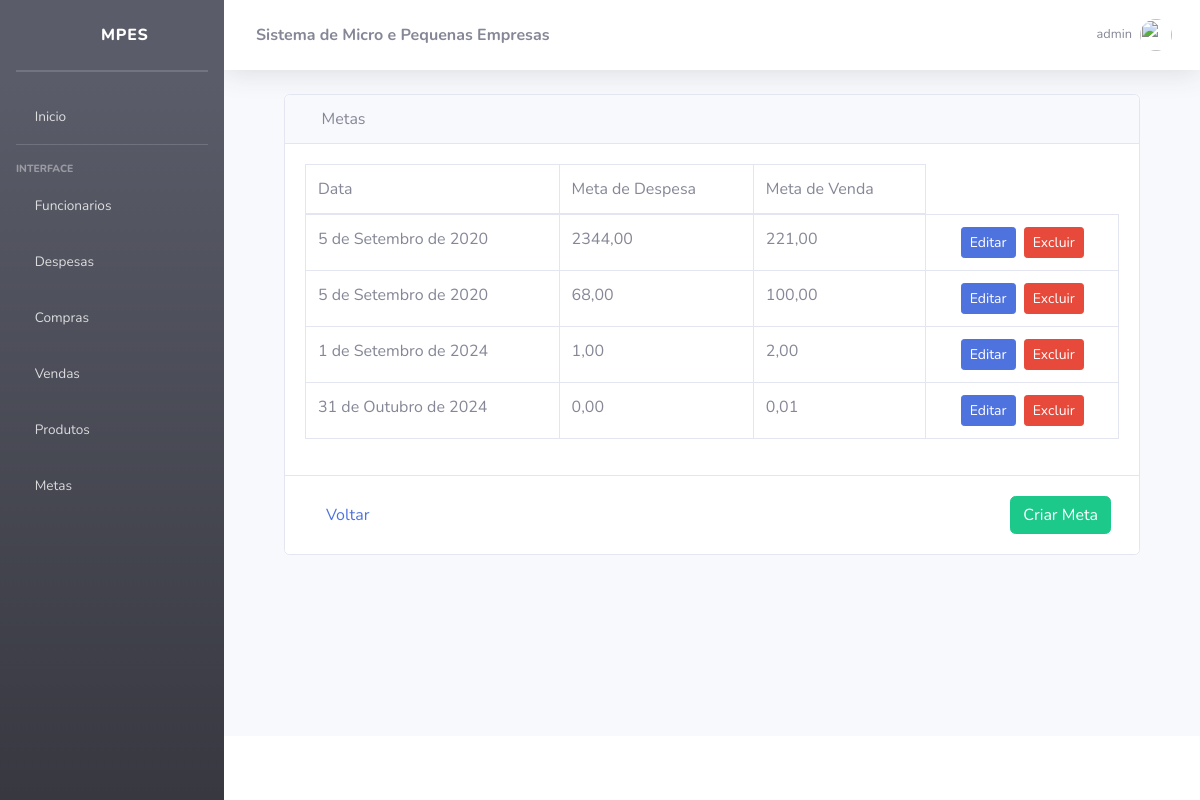
The app's page /meta/ (signed in) with its own data.
### metaLucro/models.py (models this page shows)
class Meta(models.Model):
    usuario = models.ForeignKey(User, on_delete=models.CASCADE)
    data = models.DateField()
    despesa = models.DecimalField(max_digits=15, decimal_places=2)  # Campo para o valor de despesas
    venda = models.DecimalField(max_digits=15, decimal_places=2)  # Campo para o valor de vendas

### metaLucro/views.py (the view)
# urls.py: path("", views.listartudo, name="listarCompra"),
@login_required
def listartudo(request):
    create_groups()
    user = request.user.username
    meta = Meta.objects.all()
    return render(request, "MetaLucro/listartudo.html", {'meta': meta, 'user':user })

### MPEs/utils.py (called while the page is built)
def create_groups():
    if not Group.objects.exists():
        groupAdmin = Group(name='vendedor')
        groupAdmin.save()
        groupAdmin = Group(name='caixa')
        groupAdmin.save()
        groupAdmin = Group(name='administrador')
        groupAdmin.save()

### templates/metaLucro/listartudo.html
{% extends 'base.html' %}
{% block content %}
  <div class="container">
    <div class="row m-0">
      <div class="col-12">
        <div class="card">
          <div class="card-header ml-0">
            <i class="fas fa-calendar-day  fa-1x"></i>
            Metas
          </div>
          <div class="card-body">
            <div class="table-responsive">
              <table class="table table-bordered" id="dataTable" width="100%" cellspacing="0">
                <thead>
                  <tr>
                    <td>Data</td>
                    <td>Meta de Despesa</td>
                    <td>Meta de Venda</td>
                  </tr>
                </thead>
                <tbody>
                  {% if meta %}
                    {% for metas in meta %}
                      <tr>
                        <td>{{ metas.data }}</td>
                        <td>{{ metas.despesa }}</td>
                        <td>{{ metas.venda }}</td>
                        <td class="text-center">
                          <a href="{% url 'atualizarMeta' metas.id %}" class="btn btn-primary btn-sm mr-1">Editar</a>
                          <a href="{% url 'confirmarMeta' metas.id %}" class="btn btn-danger btn-sm">Excluir</a>
                        </td>
                      </tr>
                    {% endfor %}
                  {% endif %}
                </tbody>
              </table>
            </div>
          </div>
          <div class="card-footer bg-white">
            <div class="d-flex justify-content-between p-2">
              <a href="{% url 'home' %}" class="btn btn-link btn-custom-size">Voltar</a>
              <a href="{% url 'criarMeta' %}" class="btn btn-success btn-custom-size">Criar Meta</a>
            </div>
          </div>
        </div>
      </div>
    </div>
  </div>
{% endblock %}

### templates/topbar.html (shortened to what this page needs)
{% load static %}
<nav class="navbar navbar-expand navbar-light bg-white topbar mb-4 static-top shadow">
    <div class="sidebar-brand-text mx-3"><strong>Sistema de Micro e Pequenas Empresas</strong></div>
    <ul class="navbar-nav ml-auto">
        <li class="nav-item dropdown no-arrow d-sm-none">
        <li class="nav-item dropdown no-arrow">
            <a class="nav-link dropdown-toggle" href="#" id="userDropdown" role="button"
                data-toggle="dropdown" aria-haspopup="true" aria-expanded="false">
                <span class="mr-2 d-none d-lg-inline text-gray-600 small">{{ user }}</span>
                <img class="img-profile rounded-circle"
                src="{% static 'img/undraw_profile.svg' %}">
        </a>
        </li>
    </ul>
</nav>

### records on screen
Meta: data "5 de Setembro de 2020", despesa "2344,00", venda "221,00"
Meta: data "5 de Setembro de 2020", despesa "68,00", venda "100,00"
Meta: data "1 de Setembro de 2024", despesa "1,00", venda "2,00"
Meta: data "31 de Outubro de 2024", despesa "0,00", venda "0,01"

### other values on screen
{{ user }} "admin"
